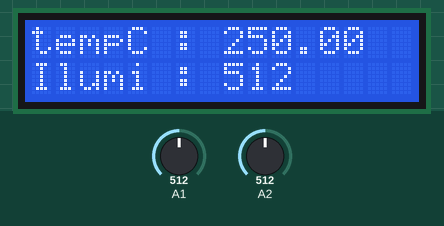
Simulated run of this sketch. Board: Arduino Mega 2560, built with avr-gcc and run on an emulated ATmega2560. Parts: 16×2 character LCD. The inputs (shaded band) are chosen by the test bench; at power-on: A1 = 512, A2 = 512. What the sketch prints to the serial monitor is not drawn.

Above: at 1.2 s.
1.3 s: A1 set to 716
At 2.8 s:
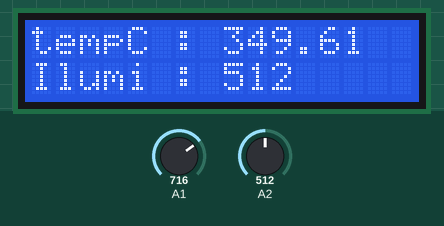
3.5 s: A2 set to 716
At 4.8 s:
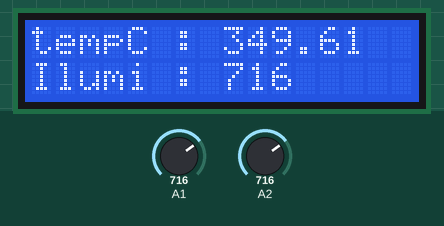
5.5 s: A1 set to 900
At 6.8 s:
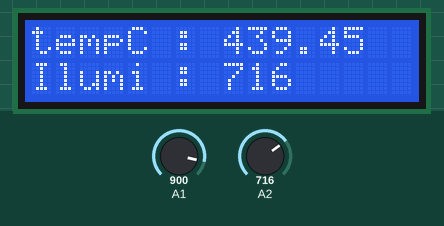
7.6 s: A2 set to 900
At 8.8 s:
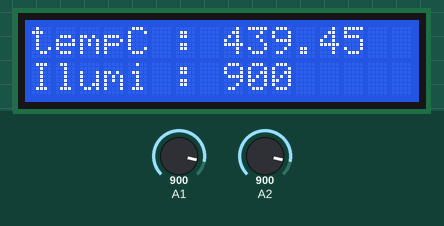
9.6 s: A1 set to 1023
At 10.9 s:
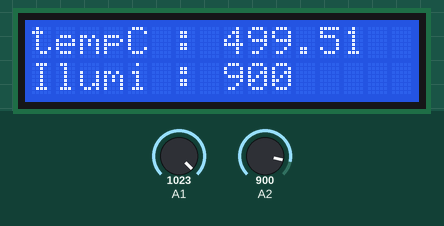
11.6 s: A2 set to 1023
At 12.9 s:
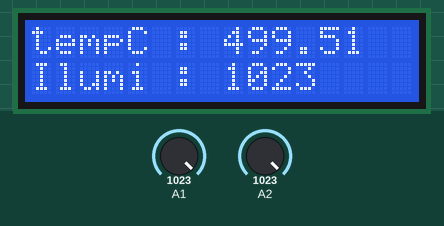
Timing chart, 0 to 14.6 s (numbered marks = the images above; inputs shaded):
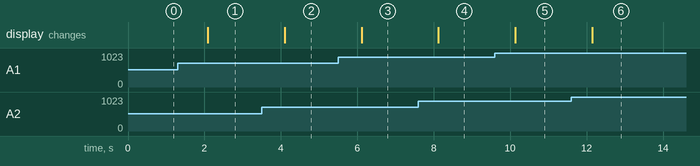

The sketch:

Sketch_011_1.ino
```cpp
#include <LiquidCrystal.h>
// 핀 번호 (RS, E, DB4, DB5, DB6, DB7)
LiquidCrystal lcd(44, 45, 46, 47, 48, 49); // LCD 연결
void setup() {
  lcd.begin(16, 2); // LCD 초기화
  Serial.begin(9600);
}

float readTemperature() {
  // put your main code here, to run repeatedly:
  int reading = analogRead(55);

  float tempC = (reading * 5.0 / 1024.0) * 100;
  Serial.print(tempC);
  Serial.print("C : ");

  return tempC;
}

int readIlluminance() {
  return analogRead(56);
}

void loop() {
  lcd.clear();
  lcd.setCursor(0, 0);
  lcd.print(String("tempC : ") + readTemperature());

  lcd.setCursor(0, 1);
  lcd.print(String("Ilumi : ") + readIlluminance());

  delay(1000);
}
```

Measured:
- after the input at 1.3 s, the display: changes after 0.78 s (image 1)
- after the input at 3.5 s, the display: changes after 0.60 s (image 2)
- after the input at 5.5 s, the display: changes after 0.61 s (image 3)
- after the input at 7.6 s, the display: changes after 0.52 s (image 4)
- after the input at 9.6 s, the display: changes after 0.54 s (image 5)
- after the input at 11.6 s, the display: changes after 0.55 s (image 6)
